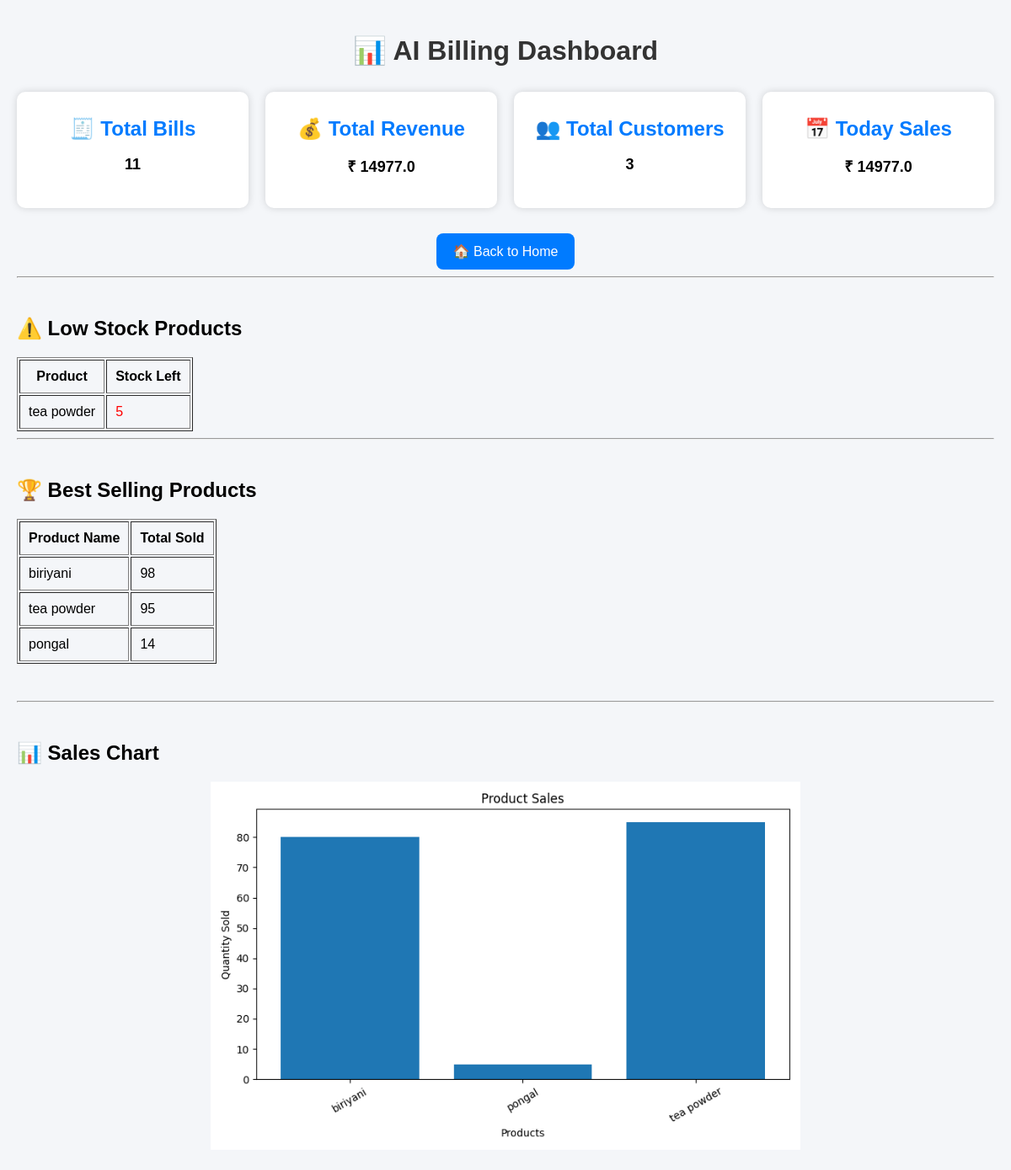
Page /dashboard on the earlier database version.
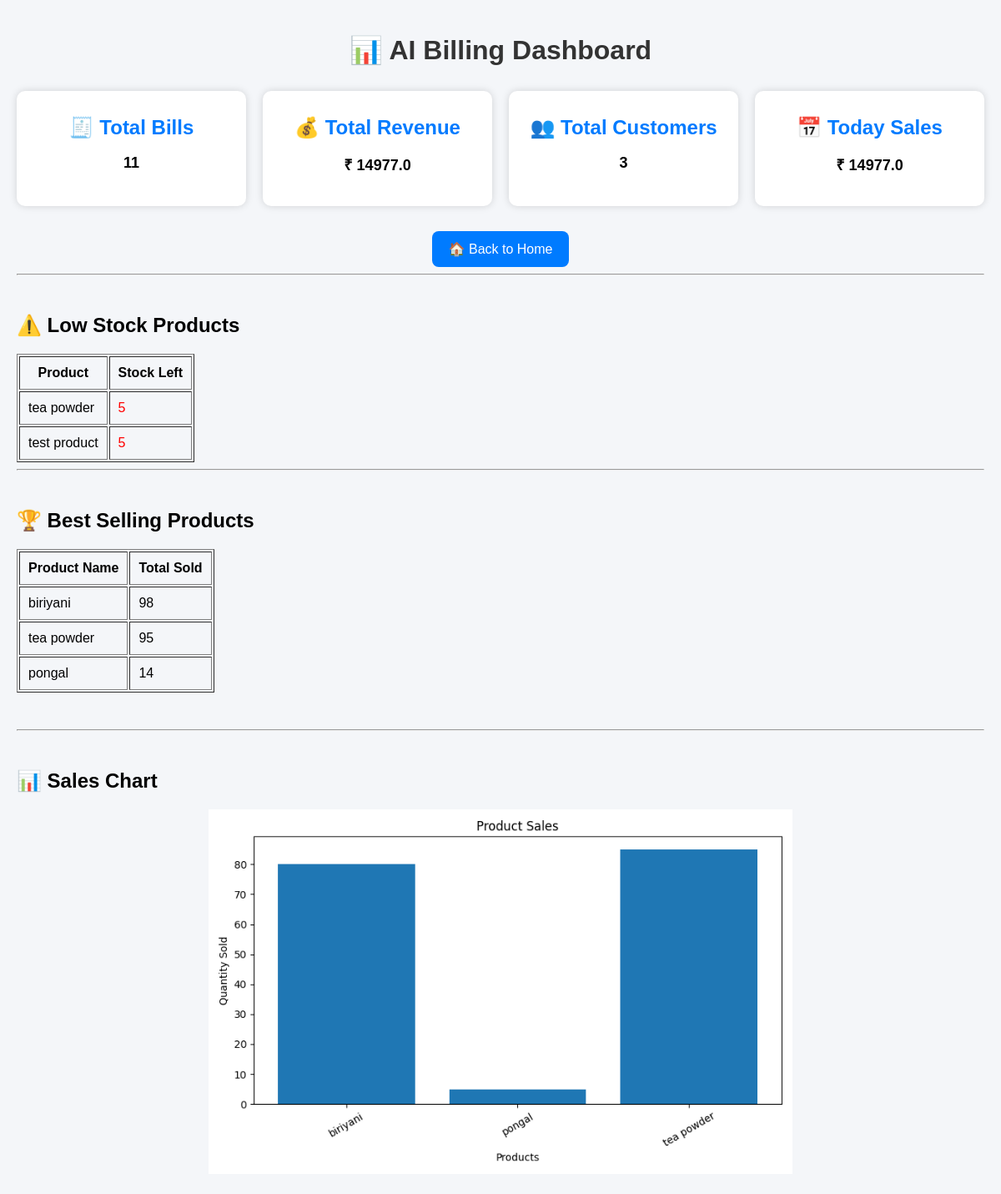
Same page on the later database version.
### app.py (models this page shows)
class Product(db.Model):
    id = db.Column(db.Integer, primary_key=True)
    product_name = db.Column(db.String(100), nullable=False)
    price = db.Column(db.Float, nullable=False)
    stock = db.Column(db.Integer, nullable=False)

class Bill(db.Model):
    id = db.Column(db.Integer, primary_key=True)
    customer_name = db.Column(db.String(100))
    mobile = db.Column(db.String(20))
    product = db.Column(db.String(100))
    quantity = db.Column(db.Integer)
    price = db.Column(db.Float)
    total = db.Column(db.Float)

### app.py (the view)
@app.route("/dashboard")
def dashboard():
    bills = Bill.query.all()
    total_bills = len(bills)
    total_revenue = sum(bill.total for bill in bills)
    total_customers = len(set(bill.mobile for bill in bills))
    today_sales = total_revenue
    low_stock = Product.query.filter(Product.stock <= 10).all()
    best_products = {}
    for bill in bills:
        if bill.product in best_products:
            best_products[bill.product] += bill.quantity
        else:
            best_products[bill.product] = bill.quantity
    best_products = sorted(
        best_products.items(),
        key=lambda x: x[1],
        reverse=True
    )
    return render_template(
        "dashboard.html",
        today_sales=today_sales,
        total_bills=total_bills,
        total_revenue=total_revenue,
        total_customers=total_customers,
        low_stock=low_stock,
        best_products=best_products
    )

### templates/dashboard.html (shortened to what this page needs)
<!DOCTYPE html>
<html>
<head>
</head>
<body>
<h1>📊 AI Billing Dashboard</h1>
<div class="cards">
    <div class="card">
        <h2>🧾 Total Bills</h2>
        <p>{{ total_bills }}</p>
    </div>
    <div class="card">
        <h2>💰 Total Revenue</h2>
        <p>₹ {{ total_revenue }}</p>
    </div>
    <div class="card">
        <h2>👥 Total Customers</h2>
        <p>{{ total_customers }}</p>
    </div>
    <div class="card">
        <h2>📅 Today Sales</h2>
        <p>₹ {{ today_sales }}</p>
    </div>
</div>
<div class="center">
    <a href="/" class="btn">🏠 Back to Home</a>
</div>
<hr>
<br>
<h2>⚠️ Low Stock Products</h2>
{% if low_stock %}
<table border="1" cellpadding="10">
    <tr>
        <th>Product</th>
        <th>Stock Left</th>
    </tr>
    {% for product in low_stock %}
    <tr>
        <td>{{ product.product_name }}</td>
        <td style="color:red;">
            {{ product.stock }}
        </td>
    </tr>
    {% endfor %}
</table>
{% else %}
<p style="color:green;">
    ✅ All products have sufficient stock.
</p>
{% endif %}
<hr>
<br>
<h2>🏆 Best Selling Products</h2>
{% if best_products %}
<table border="1" cellpadding="10">
    <tr>
        <th>Product Name</th>
        <th>Total Sold</th>
    </tr>
    {% for product, qty in best_products %}
    <tr>
        <td>{{ product }}</td>
        <td>{{ qty }}</td>
    </tr>
    {% endfor %}
</table>
{% else %}
<p>No sales available.</p>
{% endif %}
<br><br>
<hr>
<br>
<h2>📊 Sales Chart</h2>
<center>
    <img src="/sales_chart" width="700">
</center>
</body>
</html>
</body>
</html>

### templates/dashboard.html (style rules this page uses)
body { font-family: Arial, sans-serif; background:#f4f6f9; margin:0; padding:20px; }
h1 { text-align:center; color:#333; }
.cards { display:grid; grid-template-columns:repeat(auto-fit,minmax(220px,1fr)); gap:20px; margin-top:30px; }
.card { background:white; padding:20px; border-radius:10px; text-align:center; box-shadow:0 0 10px rgba(0,0,0,0.15); }
.card h2 { margin:10px 0; color:#007bff; }
.card p { font-size:18px; font-weight:bold; }
.btn { display:inline-block; margin-top:30px; background:#007bff; color:white; text-decoration:none; padding:12px 20px; border-radius:8px; }
.center { text-align:center; }

Differences in the rows shown:
added Product: product_name "test product", stock "5"
